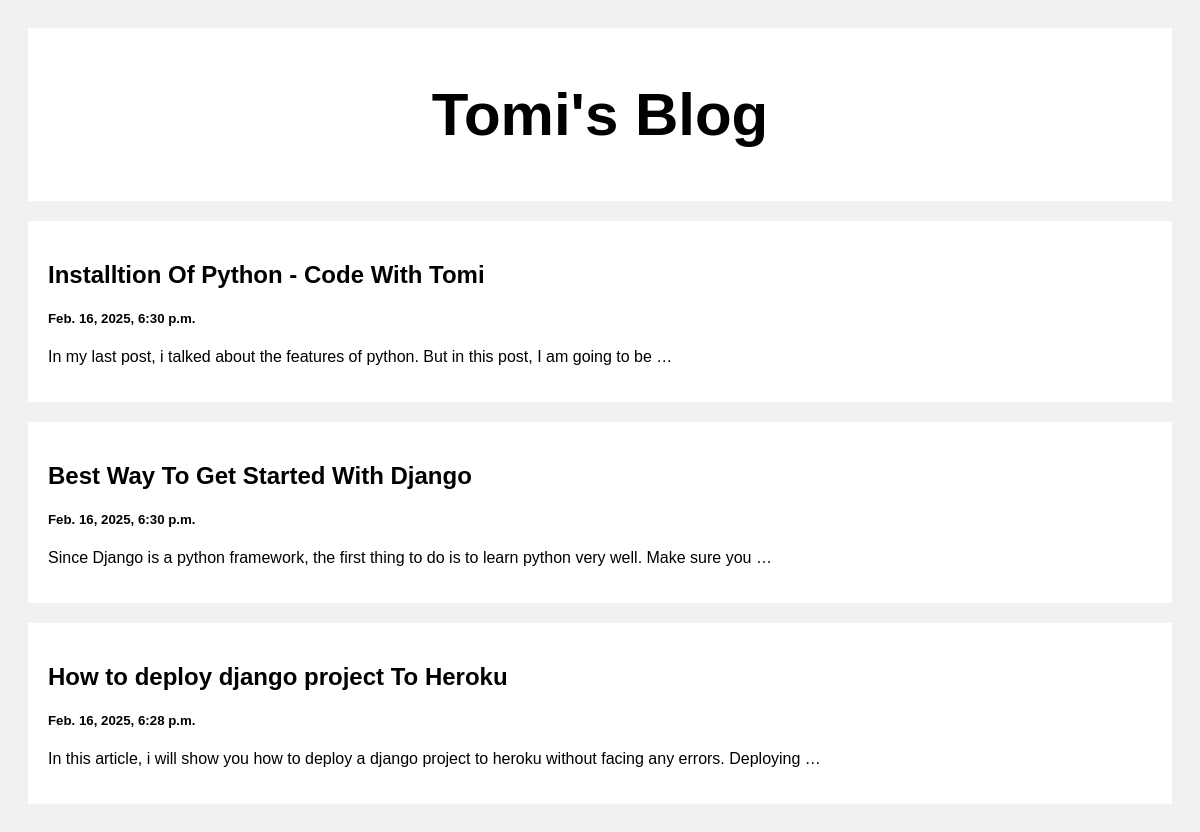
The page / on the database its author committed.
### posts/models.py (models this page shows)
class Post(models.Model):
  title = models.CharField(max_length=100)
  body = models.CharField(max_length=1000000)
  created_at = models.DateTimeField(default=datetime.now,blank=True)

### posts/views.py (the view)
# urls.py: path('',views.index,name='index'),
def index(request):
  posts = Post.objects.all()
  return render(request,'index.html',{'posts':posts})

### templates/index.html (shortened to what this page needs)
<!DOCTYPE html>
<html>
<head>
</head>
<body>
<div class="header">
  <h2>Tomi's Blog</h2>
</div>
<div class="row">
  <div class="leftcolumn">
    {% for post in posts reversed  %}
      <div class="card">
        <a style="text-decoration:none;color:black" href="posts/{{post.id}}">
          <h2>{{post.title}}</h2>
          <h5>{{post.created_at}}</h5>
          <p>{{post.body|truncatewords:20}}</p>
        </a>
      </div>
    {% endfor %}
  </div>
</div>
</body>
</html>

### templates/index.html (style rules this page uses)
* { box-sizing: border-box; }
body { font-family: Arial; padding: 20px; background: #f1f1f1; }
.header { padding: 2px; font-size: 40px; text-align: center; background: white; }
.leftcolumn { float: left; width: 100%; }
.card { background-color: white; padding: 20px; margin-top: 20px; }
.row:after { content: ""; display: table; clear: both; }

### rows shown on the page
Post: title "Installtion Of Python - Code With Tomi", created_at "Feb. 16, 2025, 6:30 p.m.", body "In my last post, i talked about the features of python. But in this post, I am going to be …"
Post: title "Best Way To Get Started With Django", created_at "Feb. 16, 2025, 6:30 p.m.", body "Since Django is a python framework, the first thing to do is to learn python very well. Make sure you …"
Post: title "How to deploy django project To Heroku", created_at "Feb. 16, 2025, 6:28 p.m.", body "In this article, i will show you how to deploy a django project to heroku without facing any errors. Deploying …"
